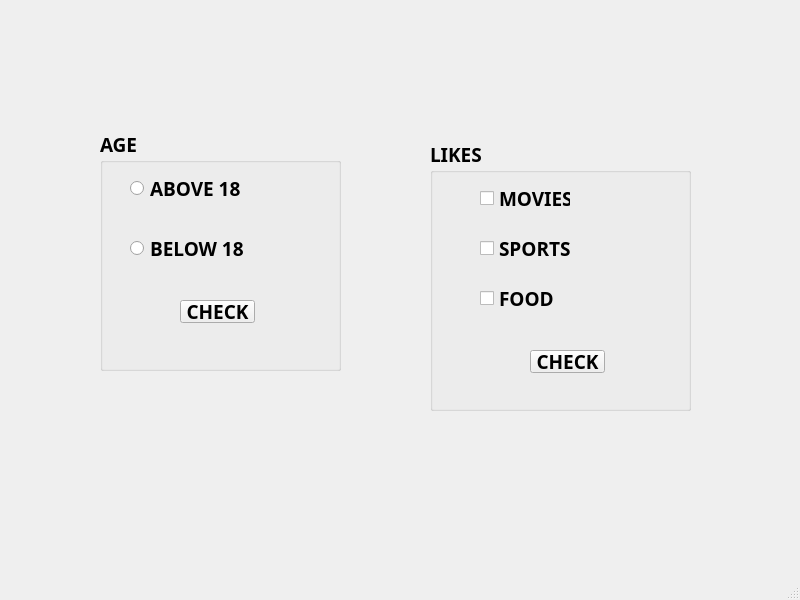
<?xml version="1.0" encoding="UTF-8"?>
<ui version="4.0">
 <class>MainWindow</class>
 <widget class="QMainWindow" name="MainWindow">
  <property name="geometry">
   <rect>
    <x>0</x>
    <y>0</y>
    <width>800</width>
    <height>600</height>
   </rect>
  </property>
  <property name="windowTitle">
   <string>MainWindow</string>
  </property>
  <widget class="QWidget" name="centralwidget">
   <widget class="QGroupBox" name="groupBox">
    <property name="geometry">
     <rect>
      <x>100</x>
      <y>130</y>
      <width>241</width>
      <height>241</height>
     </rect>
    </property>
    <property name="font">
     <font>
      <family>Bahnschrift SemiBold</family>
      <pointsize>14</pointsize>
      <weight>75</weight>
      <bold>true</bold>
     </font>
    </property>
    <property name="title">
     <string>AGE</string>
    </property>
    <widget class="QRadioButton" name="radioButton">
     <property name="geometry">
      <rect>
       <x>30</x>
       <y>50</y>
       <width>121</width>
       <height>17</height>
      </rect>
     </property>
     <property name="text">
      <string>ABOVE 18</string>
     </property>
    </widget>
    <widget class="QRadioButton" name="radioButton_2">
     <property name="geometry">
      <rect>
       <x>30</x>
       <y>110</y>
       <width>121</width>
       <height>17</height>
      </rect>
     </property>
     <property name="text">
      <string>BELOW 18</string>
     </property>
    </widget>
    <widget class="QPushButton" name="pushButton">
     <property name="geometry">
      <rect>
       <x>80</x>
       <y>170</y>
       <width>75</width>
       <height>23</height>
      </rect>
     </property>
     <property name="text">
      <string>CHECK</string>
     </property>
    </widget>
   </widget>
   <widget class="QGroupBox" name="groupBox_2">
    <property name="geometry">
     <rect>
      <x>430</x>
      <y>140</y>
      <width>261</width>
      <height>271</height>
     </rect>
    </property>
    <property name="font">
     <font>
      <family>Bahnschrift SemiBold</family>
      <pointsize>14</pointsize>
      <weight>75</weight>
      <bold>true</bold>
     </font>
    </property>
    <property name="title">
     <string>LIKES</string>
    </property>
    <widget class="QCheckBox" name="checkBox">
     <property name="geometry">
      <rect>
       <x>50</x>
       <y>50</y>
       <width>91</width>
       <height>17</height>
      </rect>
     </property>
     <property name="text">
      <string>MOVIES</string>
     </property>
    </widget>
    <widget class="QCheckBox" name="checkBox_2">
     <property name="geometry">
      <rect>
       <x>50</x>
       <y>100</y>
       <width>101</width>
       <height>17</height>
      </rect>
     </property>
     <property name="text">
      <string>SPORTS</string>
     </property>
    </widget>
    <widget class="QCheckBox" name="checkBox_3">
     <property name="geometry">
      <rect>
       <x>50</x>
       <y>150</y>
       <width>81</width>
       <height>17</height>
      </rect>
     </property>
     <property name="text">
      <string>FOOD</string>
     </property>
    </widget>
    <widget class="QPushButton" name="pushButton_2">
     <property name="geometry">
      <rect>
       <x>100</x>
       <y>210</y>
       <width>75</width>
       <height>23</height>
      </rect>
     </property>
     <property name="text">
      <string>CHECK</string>
     </property>
    </widget>
   </widget>
  </widget>
  <widget class="QMenuBar" name="menubar">
   <property name="geometry">
    <rect>
     <x>0</x>
     <y>0</y>
     <width>800</width>
     <height>21</height>
    </rect>
   </property>
  </widget>
  <widget class="QStatusBar" name="statusbar"/>
 </widget>
 <resources/>
 <connections/>
</ui>
